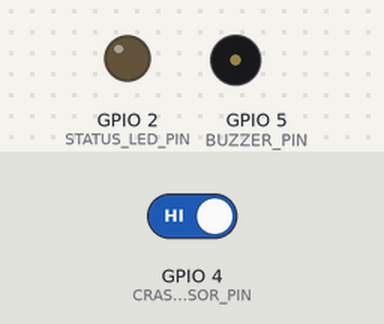
The sketch below on a simulated ESP32. On the bench: output pins drawn as LEDs (lit = HIGH), buzzer (waves = sounding, pin HIGH). The inputs (shaded band) are chosen by the test bench; at power-on: GPIO 4 (CRASH_SENSOR_PIN) HIGH. WiFi joins after 1.5 s; servers stay silent unless stated; uploads are accepted with an empty reply; what the sketch prints to the serial monitor is not drawn.

Above: at 1.1 s.
At 3.7 s:
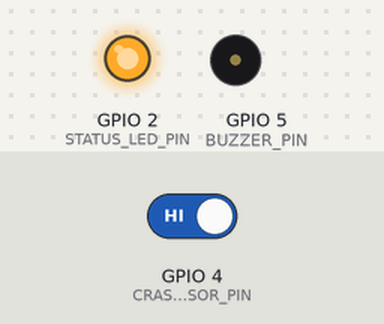
3.8 s: GPIO 4 (CRASH_SENSOR_PIN) driven LOW
At 3.89 s:
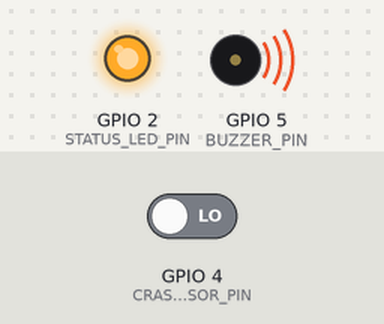
Timing chart, 0 to 6.8 s (numbered marks = the images above; inputs shaded):
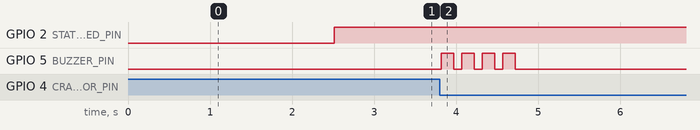

The sketch:

firmware.ino
```cpp
/**
 * Thefirstresponse360 / Golden Hour — IoT Crash Detection & Telemetry
 * ESP32 Firmware for Automatic Accident Detection & Emergency Dispatch
 *
 * Hardware Connections:
 * - Crash / Vibration / Shock Sensor: GPIO 4 (Digital Input with Pullup)
 * - Emergency Warning Buzzer: GPIO 5 (Digital Output)
 * - Status LED: GPIO 2 (Built-in LED)
 */

#include <WiFi.h>
#include <HTTPClient.h>

// Wi-Fi Configuration
const char* ssid = "YOUR_WIFI_SSID";
const char* password = "YOUR_WIFI_PASSWORD";

// Thefirstresponse360 Backend Dispatch Server URL
// Replace with your local machine or cloud server IP
const char* serverEndpoint = "http://192.168.1.100:8000/api/alerts/crash";

// Pin Definitions
const int CRASH_SENSOR_PIN = 4;
const int BUZZER_PIN = 5;
const int STATUS_LED_PIN = 2;

// Location Telemetry (Vadapalani, Chennai mock or GPS module readings)
const float DEFAULT_LAT = 13.05060;
const float DEFAULT_LON = 80.21140;

// Debounce & State Management
bool crashAlertSent = false;
unsigned long lastTriggerTime = 0;
const unsigned long COOLDOWN_PERIOD_MS = 15000; // 15 seconds cooldown

void setup() {
  Serial.begin(115200);
  delay(1000);
  Serial.println("\n==================================================");
  Serial.println("  Thefirstresponse360 - ESP32 Crash Detection Unit");
  Serial.println("==================================================");

  // Configure Pins
  pinMode(CRASH_SENSOR_PIN, INPUT_PULLUP);
  pinMode(BUZZER_PIN, OUTPUT);
  pinMode(STATUS_LED_PIN, OUTPUT);
  digitalWrite(BUZZER_PIN, LOW);
  digitalWrite(STATUS_LED_PIN, LOW);

  // Connect to Wi-Fi
  connectWiFi();
}

void loop() {
  // Ensure Wi-Fi remains connected
  if (WiFi.status() != WL_CONNECTED) {
    digitalWrite(STATUS_LED_PIN, LOW);
    connectWiFi();
  } else {
    digitalWrite(STATUS_LED_PIN, HIGH);
  }

  // Read impact / crash sensor (Active LOW when impact switch closes)
  int sensorState = digitalRead(CRASH_SENSOR_PIN);
  unsigned long now = millis();

  if (sensorState == LOW && (!crashAlertSent || (now - lastTriggerTime > COOLDOWN_PERIOD_MS))) {
    Serial.println("\n[CRITICAL WARNING] Severe impact detected on Pin 4!");
    lastTriggerTime = now;
    crashAlertSent = true;

    // Trigger audible alarm pattern
    triggerAlarm();

    // Dispatch JSON payload to the central backend
    dispatchCrashAlert(DEFAULT_LAT, DEFAULT_LON, "HIGH", "PENDING_OFFLINE_ALERT");
  }

  // Auto-reset alert status after cooldown
  if (crashAlertSent && (now - lastTriggerTime > COOLDOWN_PERIOD_MS)) {
    crashAlertSent = false;
    Serial.println("[SYSTEM] Ready for telemetry sensing.");
  }

  delay(50);
}

void connectWiFi() {
  Serial.print("[WiFi] Connecting to: ");
  Serial.println(ssid);
  WiFi.mode(WIFI_STA);
  WiFi.begin(ssid, password);

  int attempts = 0;
  while (WiFi.status() != WL_CONNECTED && attempts < 20) {
    delay(500);
    Serial.print(".");
    attempts++;
  }

  if (WiFi.status() == WL_CONNECTED) {
    Serial.println("\n[WiFi] Connected successfully!");
    Serial.print("[WiFi] IP Address: ");
    Serial.println(WiFi.localIP());
  } else {
    Serial.println("\n[WiFi] Connection failed. Will retry in loop...");
  }
}

void triggerAlarm() {
  for (int i = 0; i < 4; i++) {
    digitalWrite(BUZZER_PIN, HIGH);
    delay(150);
    digitalWrite(BUZZER_PIN, LOW);
    delay(100);
  }
}

void dispatchCrashAlert(float lat, float lon, const char* severity, const char* status) {
  if (WiFi.status() != WL_CONNECTED) {
    Serial.println("[HTTP ERROR] Cannot send alert: WiFi is not connected.");
    return;
  }

  HTTPClient http;
  Serial.print("[HTTP] Dispatching emergency crash telemetry to: ");
  Serial.println(serverEndpoint);

  http.begin(serverEndpoint);
  http.addHeader("Content-Type", "application/json");

  // Construct JSON payload matching the backend specification:
  // {"lat": 13.0506, "lon": 80.2114, "severity": "HIGH", "status": "PENDING_OFFLINE_ALERT"}
  char payload[256];
  snprintf(payload, sizeof(payload),
    "{\"lat\": %.5f, \"lon\": %.5f, \"severity\": \"%s\", \"status\": \"%s\"}",
    lat, lon, severity, status
  );

  Serial.print("[HTTP] Request Payload: ");
  Serial.println(payload);

  int httpResponseCode = http.POST(payload);

  if (httpResponseCode > 0) {
    String response = http.getString();
    Serial.printf("[HTTP] Alert response code: %d\n", httpResponseCode);
    Serial.print("[HTTP] Server Response: ");
    Serial.println(response);
  } else {
    Serial.printf("[HTTP] Error sending alert POST, code: %d\n", httpResponseCode);
  }

  http.end();
}
```

Measured:
- after the input at 3.8 s, GPIO 5 (BUZZER_PIN): alternates HIGH for 0.15 s and LOW for 0.10 s, 8 changes in all, then stays LOW, starting at once
